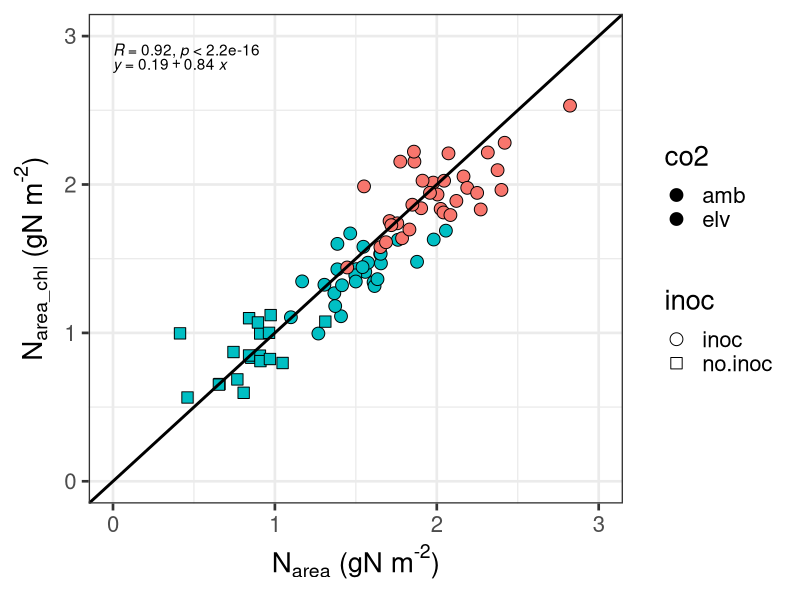
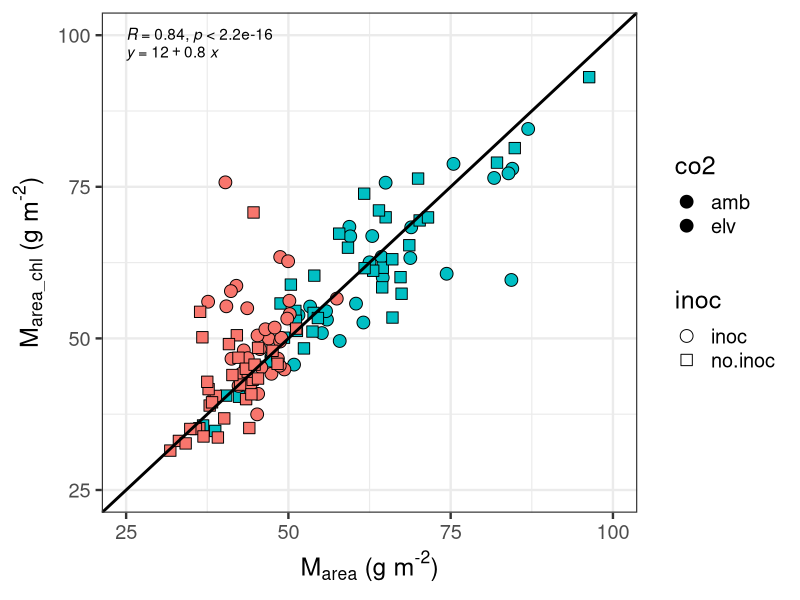
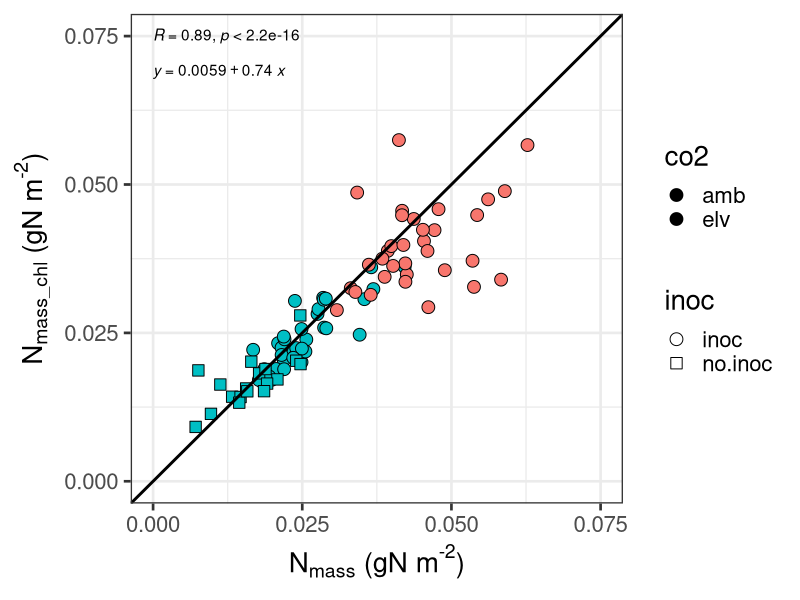
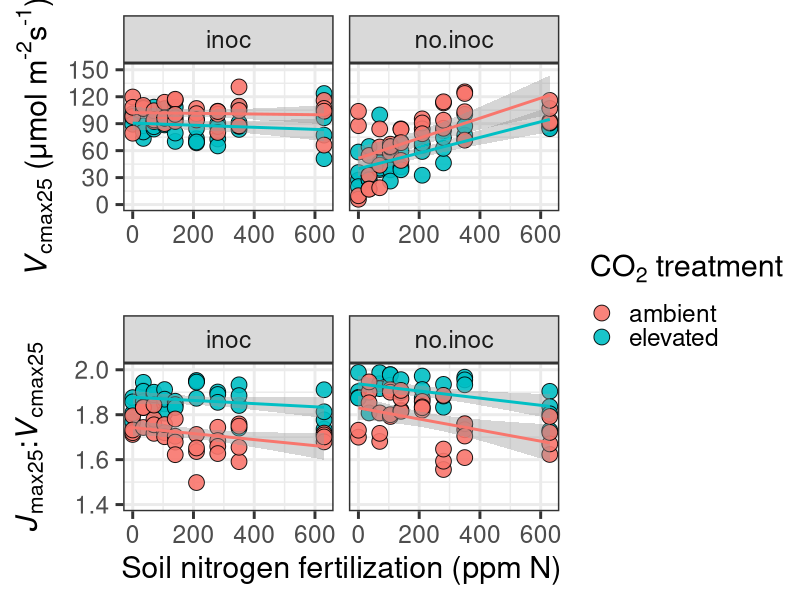
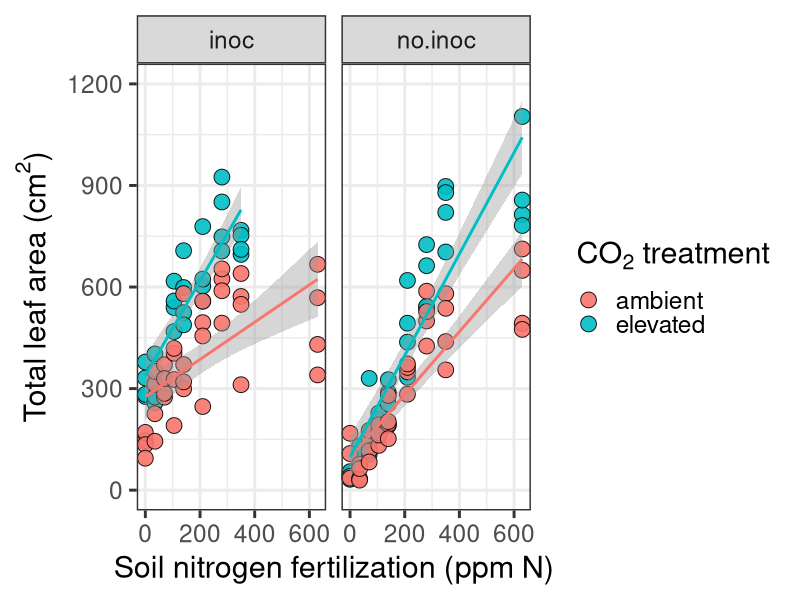

Here is the R script that generated these plots, in order:
## Load libraries
library(ggplot2)
library(car)
library(emmeans)
library(ggpubr)

## Load file
df <- read.csv("../data_sheets/NxCO2xI_compiled_datasheet.csv") %>%
  mutate(n.trt = as.numeric(n.trt),
         co2 = ifelse(co2 == "a", "amb", "elv"),
         inoc = ifelse(inoc == "n", "no.inoc", "inoc"))
  

## Do I need to roll all chlorophyll leaves?
narea.comp <- ggplot(data = df, aes(x = narea, y = narea.chl)) +
  geom_point(size = 4, aes(fill = co2, shape =  inoc)) +
  geom_abline(slope = 1, intercept = 0, size = 1) +
  stat_cor(label.y = 2.9) +
  stat_regline_equation(label.y = 2.8) +
  scale_shape_manual(values = c(21, 22)) +
  scale_x_continuous(limits = c(0,3), breaks = seq(0, 3, 1)) +
  scale_y_continuous(limits = c(0,3), breaks = seq(0, 3, 1)) +
  labs(x = expression("N"["area"]*" (gN m"^"-2"*")"),
       y = expression("N"["area_chl"]*" (gN m"^"-2"*")")) +
  theme_bw(base_size = 20)

png("../working_drafts/figs/NxCO2xI_narea_chl_comp.png",
    width = 8, height = 8, units = 'in', res = 600)
narea.comp
dev.off()

marea.comp <- ggplot(data = subset(df, marea.chl < 100), 
       aes(x = marea, y = marea.chl)) +
  geom_point(size = 4, aes(fill = co2, shape =  inoc)) +
  geom_abline(slope = 1, intercept = 0, size = 1) +
  stat_cor(label.y = 100) +
  stat_regline_equation(label.y = 97) +
  scale_shape_manual(values = c(21, 22)) +
  scale_x_continuous(limits = c(25, 100), breaks = seq(25, 100, 25)) +
  scale_y_continuous(limits = c(25, 100), breaks = seq(25, 100, 25)) +
  labs(x = expression("M"["area"]*" (g m"^"-2"*")"),
       y = expression("M"["area_chl"]*" (g m"^"-2"*")")) +
  theme_bw(base_size = 18)

png("../working_drafts/figs/NxCO2xI_marea_chl_comp.png",
    width = 8, height = 8, units = 'in', res = 600)
marea.comp
dev.off()


nmass.comp <- ggplot(data = df, aes(x = nmass.focal, y = nmass.chl)) +
  geom_point(size = 4, aes(fill = co2, shape =  inoc)) +
  geom_abline(slope = 1, intercept = 0, size = 1) +
  stat_cor(label.y = 0.075) +
  stat_regline_equation(label.y = 0.069) +
  scale_shape_manual(values = c(21, 22)) +
  scale_x_continuous(limits = c(0, 0.075), breaks = seq(0, 0.075, 0.025)) +
  scale_y_continuous(limits = c(0, 0.075), breaks = seq(0, 0.075, 0.025)) +
  labs(x = expression("N"["mass"]*" (gN m"^"-2"*")"),
       y = expression("N"["mass_chl"]*" (gN m"^"-2"*")")) +
  theme_bw(base_size = 20)

png("../working_drafts/NxCO2xI_nmass_chl_comp.png",
    width = 8, height = 8, units = 'in', res = 600)
nmass.comp
dev.off()

## Preliminary models for LEMONTREE meeting
vcmax25 <- lm(vcmax25 ~ as.factor(co2) * inoc * as.numeric(n.trt),
              data = df)
summary(vcmax25)
Anova(vcmax25)

shapiro.test(residuals(vcmax25))
outlierTest(vcmax25)

## Preliminary plots for LEMONTREE meeting
inoc.labs <- c("Not inoculated", "Inoculated")
names(inoc.labs) <- c("n", "y")


vcmax25 <- ggplot(data = subset(df, !is.na(inoc)), 
       aes(x = as.numeric(n.trt), y = vcmax25)) +
  geom_point(shape = 21, size = 5, alpha = 0.9, aes(fill = co2)) +
  geom_smooth(method = "lm", aes(color = co2)) +
  scale_y_continuous(limits = c(0, 150), breaks = seq(0, 150, 30)) +
  scale_fill_discrete(labels = c("ambient", "elevated")) +
  labs(x = NULL,
       y = expression(italic("V")["cmax25"]*" (μmol m"^"-2"*"s"^"-1"*")"),
       fill = expression("CO"["2"]*" treatment")) +
  facet_grid(~inoc, labeller = labeller(inoc = inoc.labs)) +
  guides(color = "none") +
  theme_bw(base_size = 22)

jmax25 <- ggplot(data = subset(df, !is.na(inoc)), 
       aes(x = as.numeric(n.trt), y = jmax25)) +
  geom_point(shape = 21, size = 5, alpha = 0.9, aes(fill = co2)) +
  geom_smooth(method = "lm", aes(color = co2)) +
  scale_fill_discrete(labels = c("ambient", "elevated")) +
  labs(x = "Soil nitrogen fertilization (ppm N)",
       y = expression(italic("J")["max25"]*" (μmol m"^"-2"*"s"^"-1"*")"),
       fill = expression("CO"["2"]*" treatment")) +
  facet_grid(~inoc, labeller = labeller(inoc = inoc.labs)) +
  theme_bw(base_size = 22)


jv.rat <- ggplot(data = subset(df, !is.na(inoc)), 
       aes(x = as.numeric(n.trt), y = jmax25.vcmax25)) +
  geom_point(shape = 21, size = 5, alpha = 0.9, aes(fill = co2)) +
  geom_smooth(method = "lm", aes(color = co2)) +
  scale_fill_discrete(labels = c("ambient", "elevated")) +
  scale_y_continuous(limits = c(1.4,2), breaks = seq(1.4,2,0.2)) +
  labs(x = "Soil nitrogen fertilization (ppm N)",
       y = expression(italic("J")["max25"]*":"*italic("V")["cmax25"]),
       fill = expression("CO"["2"]*" treatment")) +
  facet_grid(~inoc, labeller = labeller(inoc = inoc.labs)) +
  guides(color = "none") +
  theme_bw(base_size = 22)

tla <- ggplot(data = subset(df, !is.na(inoc)), 
              aes(x = as.numeric(n.trt), y = tla)) +
  geom_point(shape = 21, size = 5, alpha = 0.9, aes(fill = co2)) +
  geom_smooth(method = "lm", aes(color = co2)) +
  scale_fill_discrete(labels = c("ambient", "elevated")) +
  scale_y_continuous(limits = c(0, 1200), breaks = seq(0, 1200, 300)) +
  labs(x = "Soil nitrogen fertilization (ppm N)",
       y = expression("Total leaf area (cm"^2*")"),
       fill = expression("CO"["2"]*" treatment")) +
  facet_grid(~inoc, labeller = labeller(inoc = inoc.labs)) +
  guides(color = "none") +
  theme_bw(base_size = 22)

png("../working_drafts/NxCO2_LEMONTREE_fig_vcmax_jvrat.png",
    width = 12, height = 12, units = 'in', res = 600)
ggarrange(vcmax25, jv.rat, nrow = 2, align = "hv", common.legend = TRUE,
          legend = "right")
dev.off()

png("../working_drafts/NxCO2_LEMONTREE_fig_tla.png",
    width = 12, height = 6, units = 'in', res = 600)
tla
dev.off()
